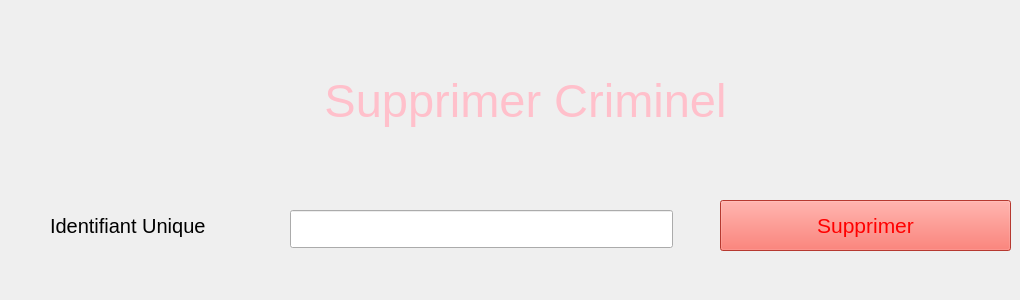
      <widget class="QWidget" name="tab_66">
       <attribute name="title">
        <string>Supprimer</string>
       </attribute>
       <widget class="QPushButton" name="pushButton_supp_cri">
        <property name="geometry">
         <rect>
          <x>720</x>
          <y>200</y>
          <width>291</width>
          <height>51</height>
         </rect>
        </property>
        <property name="font">
         <font>
          <pointsize>16</pointsize>
         </font>
        </property>
        <property name="styleSheet">
         <string notr="true">color:red;
background-color: rgb(255, 80, 67);</string>
        </property>
        <property name="text">
         <string>Supprimer</string>
        </property>
       </widget>
       <widget class="QLabel" name="supprimerlbl">
        <property name="geometry">
         <rect>
          <x>50</x>
          <y>160</y>
          <width>214</width>
          <height>131</height>
         </rect>
        </property>
        <property name="font">
         <font>
          <pointsize>15</pointsize>
         </font>
        </property>
        <property name="text">
         <string>Identifiant Unique</string>
        </property>
       </widget>
       <widget class="QLineEdit" name="lineEdit_supp_c">
        <property name="geometry">
         <rect>
          <x>290</x>
          <y>210</y>
          <width>383</width>
          <height>38</height>
         </rect>
        </property>
        <property name="font">
         <font>
          <pointsize>15</pointsize>
         </font>
        </property>
       </widget>
       <widget class="QLabel" name="label_modif_cel_3">
        <property name="geometry">
         <rect>
          <x>210</x>
          <y>50</y>
          <width>631</width>
          <height>101</height>
         </rect>
        </property>
        <property name="font">
         <font>
          <pointsize>35</pointsize>
         </font>
        </property>
        <property name="styleSheet">
         <string notr="true">color:pink</string>
        </property>
        <property name="lineWidth">
         <number>5</number>
        </property>
        <property name="text">
         <string>Supprimer Criminel</string>
        </property>
        <property name="textFormat">
         <enum>Qt::PlainText</enum>
        </property>
        <property name="alignment">
         <set>Qt::AlignCenter</set>
        </property>
       </widget>
      </widget>
